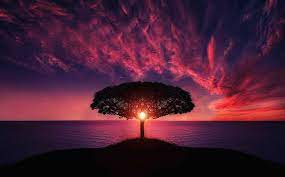
#> input picture ComputerVisionCmake/PracticeProjects/SampleImages/simpleImage1.jpeg, 285 x 177 px
$ python ImageShearing.py
#> lines starting #> are read from the running program, lines starting #| are printed output that depends on the picture
#                           Image Shearing in X-Axis
# While the shearing image is on the x-axis,
# the boundaries of the image that are parallel to the x-axis
# keep their location, and the edges parallel to the y-axis
# change their place depending on the shearing factor.
# vise versa for y axis

import numpy as np
import cv2 as cv

img = cv.imread("../SampleImages/simpleImage1.jpeg", 0)
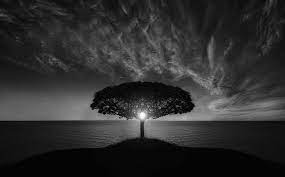
#> img: shape (177, 285); min 0, max 255, mean 45.8

rows,cols = img.shape
#> rows = 177; cols = 285

M = np.float32([[1, 0.5, 0], [0, 1, 0], [0, 0, 1]])
sheared_img = cv.warpPerspective(img, M, (int(cols*1.5), int(rows*1.5)))
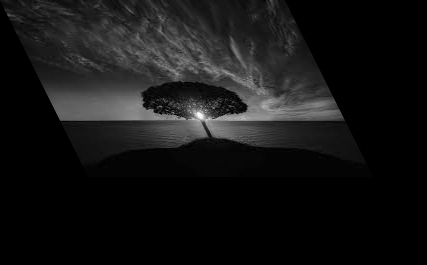
#> sheared_img: shape (265, 427); min 0, max 255, mean 20.4

cv.imshow("Initial Image",img)

cv.imshow("Final Image",sheared_img)
cv.waitKey(0)
cv.destroyAllWindows()
